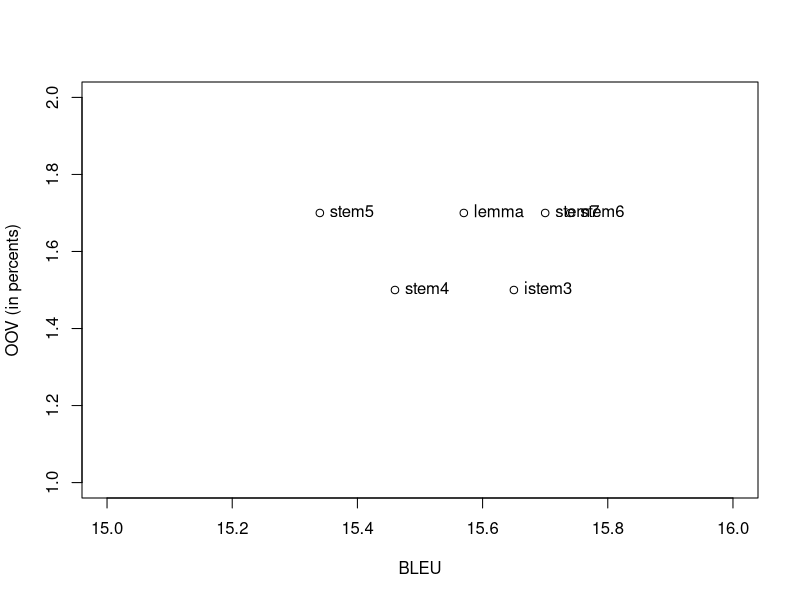

The R script that drew this image:
png("enru_align.png")
BLEU<-c(15.57, 15.65, 15.46, 15.34, 15.74, 15.7)
OOV<-c(1.7, 1.5, 1.5, 1.7, 1.7, 1.7)
natpisi<-c("lemma", "istem3", "stem4", "stem5", "stem6", "stem7")
plot(BLEU,OOV, xlim=c(15,16), ylim=c(1,2), ylab="OOV (in percents)")
text(BLEU, OOV, natpisi, pos=4)
dev.off()